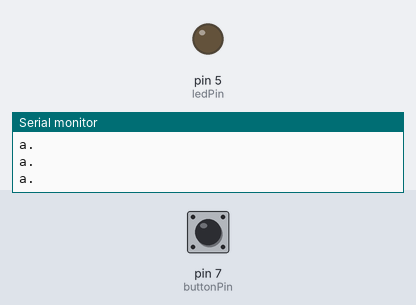
The sketch below on a simulated Arduino Uno, built with avr-gcc and run on an emulated ATmega328P. Parts: output pins drawn as LEDs (lit = HIGH), the last lines printed to the serial monitor. Inputs (shaded band) come from the test bench; at power-on: pin 7 (buttonPin) LOW.

Above: at 1.2 s.
1.3 s: pin 7 (buttonPin) pulled HIGH for 0.15 s
At 1.38 s:
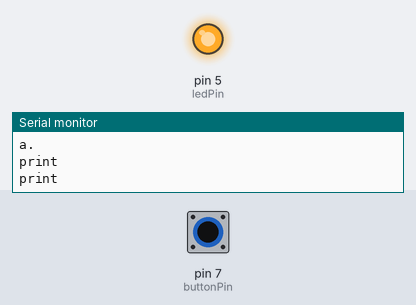
2.9 s: pin 7 (buttonPin) pulled HIGH for 3.2 s
At 7.1 s:
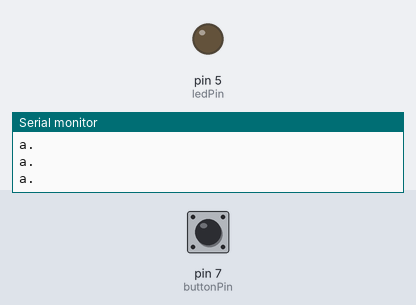
7.6 s: pin 7 (buttonPin) driven HIGH
At 8.2 s:
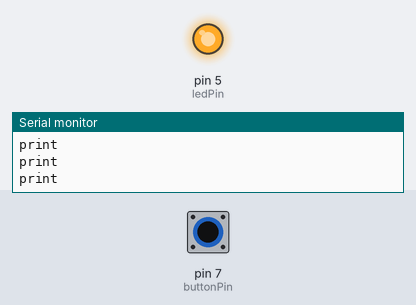
10.6 s: pin 7 (buttonPin) driven LOW
At 11.6 s:
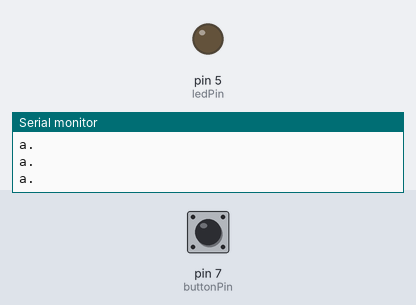
Timing chart, 0 to 13.1 s (numbered marks = the images above; inputs shaded):
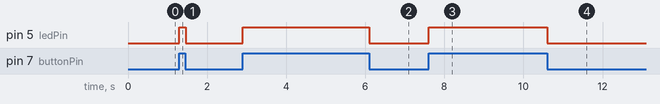

Measured:
- after the input at 1.3 s, pin 5 (ledPin): LOW → HIGH at once, → LOW 0.15 s later
- after the input at 2.9 s, pin 5 (ledPin): LOW → HIGH at once, → LOW 3.2 s later
- after the input at 7.6 s, pin 5 (ledPin): LOW → HIGH at once
- after the input at 10.6 s, pin 5 (ledPin): HIGH → LOW at once

The sketch:

button.ino
```cpp
const int buttonPin = 7;     // the number of the pushbutton pin
const int ledPin =  5;      // the number of the LED pin

// variables will change:
int buttonState = 0;         // variable for reading the pushbutton status

void setup() {
  // initialize the LED pin as an output:
  pinMode(ledPin, OUTPUT);
  Serial.begin(9600);
  // initialize the pushbutton pin as an input:
  pinMode(buttonPin, INPUT);
}

void loop() {
  // read the state of the pushbutton value:
  buttonState = digitalRead(buttonPin);

  // check if the pushbutton is pressed.
  // if it is, the buttonState is HIGH:
  if (buttonState==HIGH) {
    // turn LED on:
    digitalWrite(ledPin, HIGH);
    Serial.println("print");

  } else {
    // turn LED off:
    digitalWrite(ledPin, LOW);
    Serial.println("a.");
  }
}
```
